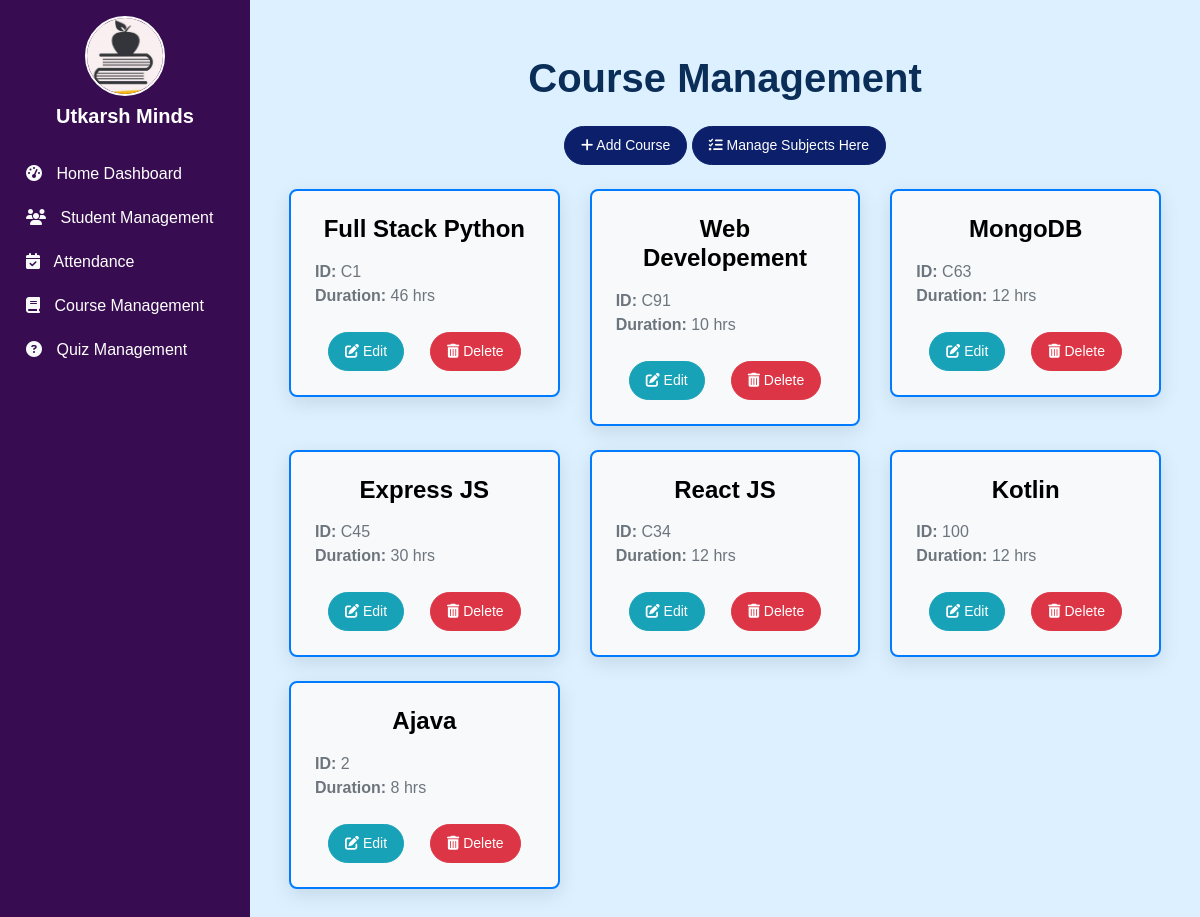
/coursemgt/, run on the app's committed database.
### coursemgt/models.py (models this page shows, shortened)
class Course(models.Model):
    c_id = models.TextField(primary_key=True)
    cname = models.CharField(max_length=255)
    cduration = models.IntegerField()

### coursemgt/views.py (the view)
# urls.py: path("", views.course_home, name="course_home"),
def course_home(request):
    courses = Course.objects.all()
    return render(request, "coursemgt/course_home.html", {'courses':courses})

### coursemgt/templates/coursemgt/course_home.html (shortened to what this page needs)
{% extends "base.html" %}
{% block linker %}
<link rel="stylesheet" href="/static/css/course_home.css">
{% endblock linker %}
{% block body %}
<h1 class="text-center mb-4" style="font-size: 2.5rem; font-weight: bold; color: #0b2e59;">Course Management</h1>
<div class="container">
    <div class="text-center mb-4">
        <a href="{% url 'course_add' %}" class="btn btn-primary btn-lg me-4">
            <i class="fas fa-plus"></i> Add Course
        </a>
        <a href="{% url 'subject_home' %}" class="btn btn-primary btn-lg">
            <i class="fa-solid fa-list-check"></i> Manage Subjects Here
        </a>
    </div>
    <div class="row">
        {% for c in courses %}
        <div class="col-md-4 mb-4">
            <div class="card border-primary shadow-lg">
                <div class="card-body">
                    <h5 class="card-title text-center">{{ c.cname }}</h5>
                    <p class="card-text text-muted">
                        <strong>ID:</strong> {{ c.c_id }}<br>
                        <strong>Duration:</strong> {{ c.cduration }} hrs
                    </p>
                    <div class="d-flex justify-content-around">
                        <a href="/coursemgt/course_update/{{ c.c_id }}" class="btn btn-info">
                            <i class="fas fa-edit"></i> Edit
                        </a>
                        <a href="/coursemgt/course_delete/{{ c.c_id }}" class="btn btn-danger">
                            <i class="fas fa-trash-alt"></i> Delete
                        </a>
                    </div>
                </div>
            </div>
        </div>
        {% endfor %}
    </div>
</div>
{% endblock body %}

### static/css/base_style.css (style rules this page uses)
body { margin: 0; padding: 0; font-family: "Quicksand", sans-serif; font-optical-sizing: auto; font-style: normal; }

### coursemgt/static/css/course_home.css (style rules this page uses)
.card { border: none; border-radius: 15px; overflow: hidden; transition: transform 0.3s, box-shadow 0.3s; box-shadow: 0 6px 20px rgba(0, 0, 0, 0.1); }
.card-title { font-size: 1.5rem; font-weight: bold; margin-bottom: 1rem; }
.card-text { font-size: 1rem; margin-bottom: 1.5rem; }
.btn { font-size: 0.875rem; padding: 0.5rem 1rem; border-radius: 30px; }
.btn-danger { background-color: #d9534f; border-color: #d43f3a; }

### coursemgt/templates/coursemgt/course_home.html (style rules this page uses)
h1 { text-align: center; margin-top: 30px; font-size: 2.5rem; color: #0b2e59; font-weight: 700; }
body { font-family: 'Arial', sans-serif; }
.text-center { text-align: center; }
.mb-4 { margin-bottom: 1.5rem; }
.btn-primary { background-color: #0c1f6a; border-color: #0c1f6a; color: white; }
.btn-info { background-color: #17a2b8; border-color: #17a2b8; color: white; }
.btn-danger { background-color: #dc3545; border-color: #dc3545; color: white; }
.card { border-radius: 0.5rem; overflow: hidden; background-color: #f8f9fa; border: 2px solid #0b2e59; transition: transform 0.3s, box-shadow 0.3s; }
.card-body { padding: 1.5rem; }
.card-title { font-size: 1.5rem; margin-bottom: 1rem; color: #000000; }
.card-text { font-size: 1rem; color: #6c757d; }

### templates/base.html (style rules this page uses)
body { background: rgb(220,240,255); background: linear-gradient(0deg, rgba(220,240,255,1) 0%); }
h5 { font-size: 1.25rem; font-weight: bold; }
.d-flex { display: flex; }
.min-vh-100 { min-height: 100vh; }

### data on the page
Course: cname "Full Stack Python", c_id "C1", cduration "46"
Course: cname "Web Developement", c_id "C91", cduration "10"
Course: cname "MongoDB", c_id "C63", cduration "12"
Course: cname "Express JS", c_id "C45", cduration "30"
Course: cname "React JS", c_id "C34", cduration "12"
Course: cname "Kotlin", c_id "100", cduration "12"
Course: cname "Ajava", c_id "2", cduration "8"
